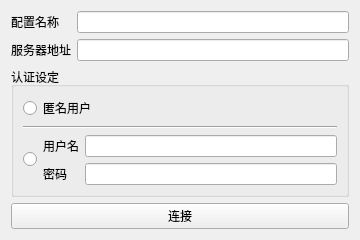
<?xml version="1.0" encoding="UTF-8"?>
<ui version="4.0">
 <class>HsConnectConfig</class>
 <widget class="QWidget" name="HsConnectConfig">
  <property name="geometry">
   <rect>
    <x>0</x>
    <y>0</y>
    <width>360</width>
    <height>220</height>
   </rect>
  </property>
  <property name="sizePolicy">
   <sizepolicy hsizetype="Fixed" vsizetype="Fixed">
    <horstretch>0</horstretch>
    <verstretch>0</verstretch>
   </sizepolicy>
  </property>
  <property name="windowTitle">
   <string>Form</string>
  </property>
  <layout class="QVBoxLayout" name="verticalLayout_2">
   <item>
    <layout class="QGridLayout" name="gridLayout_2">
     <item row="1" column="0" colspan="2">
      <widget class="QLabel" name="label_2">
       <property name="text">
        <string>服务器地址</string>
       </property>
      </widget>
     </item>
     <item row="1" column="2">
      <widget class="QLineEdit" name="lEdt_url"/>
     </item>
     <item row="0" column="2">
      <widget class="QLineEdit" name="lEdt_name"/>
     </item>
     <item row="0" column="0" colspan="2">
      <widget class="QLabel" name="label">
       <property name="text">
        <string>配置名称</string>
       </property>
      </widget>
     </item>
    </layout>
   </item>
   <item>
    <widget class="QGroupBox" name="groupBox">
     <property name="title">
      <string>认证设定</string>
     </property>
     <layout class="QVBoxLayout" name="verticalLayout">
      <item>
       <widget class="QRadioButton" name="anonymous">
        <property name="text">
         <string>匿名用户</string>
        </property>
       </widget>
      </item>
      <item>
       <widget class="Line" name="line">
        <property name="orientation">
         <enum>Qt::Horizontal</enum>
        </property>
       </widget>
      </item>
      <item>
       <layout class="QHBoxLayout" name="horizontalLayout">
        <item>
         <widget class="QRadioButton" name="certification">
          <property name="text">
           <string/>
          </property>
         </widget>
        </item>
        <item>
         <layout class="QGridLayout" name="gridLayout">
          <item row="0" column="0">
           <widget class="QLabel" name="label_3">
            <property name="text">
             <string>用户名</string>
            </property>
           </widget>
          </item>
          <item row="0" column="1">
           <widget class="QLineEdit" name="lEdt_username"/>
          </item>
          <item row="1" column="0">
           <widget class="QLabel" name="label_4">
            <property name="text">
             <string>密码</string>
            </property>
           </widget>
          </item>
          <item row="1" column="1">
           <widget class="QLineEdit" name="lEdt_passwd"/>
          </item>
         </layout>
        </item>
       </layout>
      </item>
     </layout>
    </widget>
   </item>
   <item>
    <widget class="QPushButton" name="connect">
     <property name="text">
      <string>连接</string>
     </property>
    </widget>
   </item>
  </layout>
 </widget>
 <resources/>
 <connections/>
</ui>
